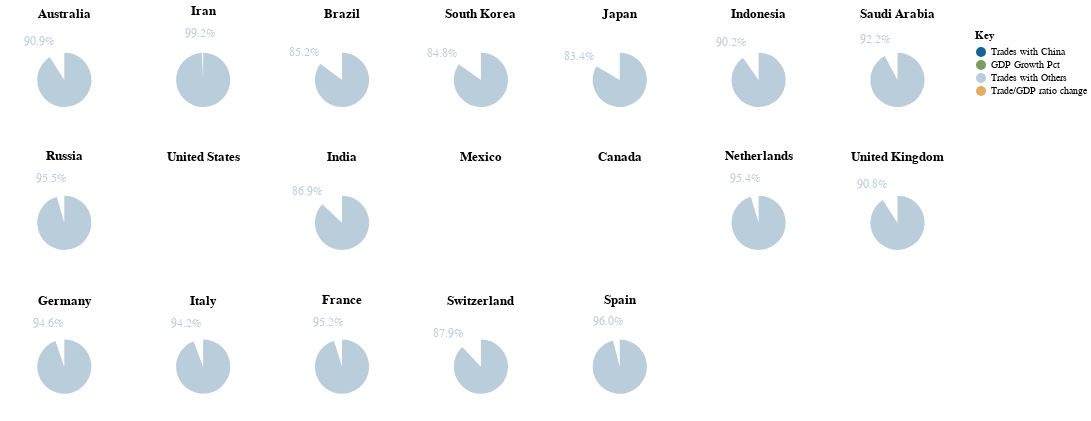

Here is the notebook cell this chart was saved with:
### Code cell
my_altair.get_nafta_section_1a()

### Figure 1 — Vega-Lite specification as saved in the notebook (floating-point values rounded to 4 significant figures; data arrays with more than 128 entries replaced by an {"elided": "..."} marker saying what was removed)
{"config": {"view": {"continuousWidth": 400, "continuousHeight": 300}, "title": {"baseline": "line-top", "dy": -5}}, "vconcat": [{"hconcat": [{"layer": [{"mark": {"type": "arc", "outerRadius": 27.14}, "encoding": {"color": {"field": "isChinaPartner", "legend": {"title": "Key"}, "scale": {"domain": ["Trades with China", "GDP Growth Pct", "Trades with Others", "Trade/GDP ratio change"], "range": ["#156296", "#799D5E", "#B9CDDB", "#E4AB65"]}, "type": "nominal"}, "theta": {"field": "total_trade", "type": "quantitative"}, "tooltip": {"field": "total_trade", "format": "$,.0f", "type": "quantitative"}}, "selection": {"Year": {"type": "single", "bind": {"input": "range", "max": 2020, "min": 2014, "step": 1}, "fields": ["Year"], "init": {"Year": 2020}}}, "transform": [{"filter": {"equal": "Australia", "field": "Country"}}]}, {"mark": {"type": "text", "radius": 46.67, "size": 12}, "encoding": {"color": {"field": "isChinaPartner", "legend": {"title": "Key"}, "scale": {"domain": ["Trades with China", "GDP Growth Pct", "Trades with Others", "Trade/GDP ratio change"], "range": ["#156296", "#799D5E", "#B9CDDB", "#E4AB65"]}, "type": "nominal"}, "text": {"field": "PercentOfTotal", "format": ".1%", "type": "quantitative"}, "theta": {"field": "total_trade", "type": "quantitative"}, "tooltip": {"field": "total_trade", "format": "$,.0f", "type": "quantitative"}}, "transform": [{"calculate": "datum.total_trade / datum.total_toWorld_trade", "as": "PercentOfTotal"}, {"filter": {"equal": "Australia", "field": "Country"}}]}], "height": 100.0, "title": "Australia", "transform": [{"filter": {"selection": "Year"}}], "width": 118.8}, {"layer": [{"mark": {"type": "arc", "outerRadius": 27.14}, "encoding": {"color": {"field": "isChinaPartner", "legend": {"title": "Key"}, "scale": {"domain": ["Trades with China", "GDP Growth Pct", "Trades with Others", "Trade/GDP ratio change"], "range": ["#156296", "#799D5E", "#B9CDDB", "#E4AB65"]}, "type": "nominal"}, "theta": {"field": "total_trade", "type": "quantitative"}, "tooltip": {"field": "total_trade", "format": "$,.0f", "type": "quantitative"}}, "selection": {"Year": {"type": "single", "bind": {"input": "range", "max": 2020, "min": 2014, "step": 1}, "fields": ["Year"], "init": {"Year": 2020}}}, "transform": [{"filter": {"equal": "Iran", "field": "Country"}}]}, {"mark": {"type": "text", "radius": 46.67, "size": 12}, "encoding": {"color": {"field": "isChinaPartner", "legend": {"title": "Key"}, "scale": {"domain": ["Trades with China", "GDP Growth Pct", "Trades with Others", "Trade/GDP ratio change"], "range": ["#156296", "#799D5E", "#B9CDDB", "#E4AB65"]}, "type": "nominal"}, "text": {"field": "PercentOfTotal", "format": ".1%", "type": "quantitative"}, "theta": {"field": "total_trade", "type": "quantitative"}, "tooltip": {"field": "total_trade", "format": "$,.0f", "type": "quantitative"}}, "transform": [{"calculate": "datum.total_trade / datum.total_toWorld_trade", "as": "PercentOfTotal"}, {"filter": {"equal": "Iran", "field": "Country"}}]}], "height": 100.0, "title": "Iran", "transform": [{"filter": {"selection": "Year"}}], "width": 118.8}, {"layer": [{"mark": {"type": "arc", "outerRadius": 27.14}, "encoding": {"color": {"field": "isChinaPartner", "legend": {"title": "Key"}, "scale": {"domain": ["Trades with China", "GDP Growth Pct", "Trades with Others", "Trade/GDP ratio change"], "range": ["#156296", "#799D5E", "#B9CDDB", "#E4AB65"]}, "type": "nominal"}, "theta": {"field": "total_trade", "type": "quantitative"}, "tooltip": {"field": "total_trade", "format": "$,.0f", "type": "quantitative"}}, "selection": {"Year": {"type": "single", "bind": {"input": "range", "max": 2020, "min": 2014, "step": 1}, "fields": ["Year"], "init": {"Year": 2020}}}, "transform": [{"filter": {"equal": "Brazil", "field": "Country"}}]}, {"mark": {"type": "text", "radius": 46.67, "size": 12}, "encoding": {"color": {"field": "isChinaPartner", "legend": {"title": "Key"}, "scale": {"domain": ["Trades with China", "GDP Growth Pct", "Trades with Others", "Trade/GDP ratio change"], "range": ["#156296", "#799D5E", "#B9CDDB", "#E4AB65"]}, "type": "nominal"}, "text": {"field": "PercentOfTotal", "format": ".1%", "type": "quantitative"}, "theta": {"field": "total_trade", "type": "quantitative"}, "tooltip": {"field": "total_trade", "format": "$,.0f", "type": "quantitative"}}, "transform": [{"calculate": "datum.total_trade / datum.total_toWorld_trade", "as": "PercentOfTotal"}, {"filter": {"equal": "Brazil", "field": "Country"}}]}], "height": 100.0, "title": "Brazil", "transform": [{"filter": {"selection": "Year"}}], "width": 118.8}, {"layer": [{"mark": {"type": "arc", "outerRadius": 27.14}, "encoding": {"color": {"field": "isChinaPartner", "legend": {"title": "Key"}, "scale": {"domain": ["Trades with China", "GDP Growth Pct", "Trades with Others", "Trade/GDP ratio change"], "range": ["#156296", "#799D5E", "#B9CDDB", "#E4AB65"]}, "type": "nominal"}, "theta": {"field": "total_trade", "type": "quantitative"}, "tooltip": {"field": "total_trade", "format": "$,.0f", "type": "quantitative"}}, "selection": {"Year": {"type": "single", "bind": {"input": "range", "max": 2020, "min": 2014, "step": 1}, "fields": ["Year"], "init": {"Year": 2020}}}, "transform": [{"filter": {"equal": "South Korea", "field": "Country"}}]}, {"mark": {"type": "text", "radius": 46.67, "size": 12}, "encoding": {"color": {"field": "isChinaPartner", "legend": {"title": "Key"}, "scale": {"domain": ["Trades with China", "GDP Growth Pct", "Trades with Others", "Trade/GDP ratio change"], "range": ["#156296", "#799D5E", "#B9CDDB", "#E4AB65"]}, "type": "nominal"}, "text": {"field": "PercentOfTotal", "format": ".1%", "type": "quantitative"}, "theta": {"field": "total_trade", "type": "quantitative"}, "tooltip": {"field": "total_trade", "format": "$,.0f", "type": "quantitative"}}, "transform": [{"calculate": "datum.total_trade / datum.total_toWorld_trade", "as": "PercentOfTotal"}, {"filter": {"equal": "South Korea", "field": "Country"}}]}], "height": 100.0, "title": "South Korea", "transform": [{"filter": {"selection": "Year"}}], "width": 118.8}, {"layer": [{"mark": {"type": "arc", "outerRadius": 27.14}, "encoding": {"color": {"field": "isChinaPartner", "legend": {"title": "Key"}, "scale": {"domain": ["Trades with China", "GDP Growth Pct", "Trades with Others", "Trade/GDP ratio change"], "range": ["#156296", "#799D5E", "#B9CDDB", "#E4AB65"]}, "type": "nominal"}, "theta": {"field": "total_trade", "type": "quantitative"}, "tooltip": {"field": "total_trade", "format": "$,.0f", "type": "quantitative"}}, "selection": {"Year": {"type": "single", "bind": {"input": "range", "max": 2020, "min": 2014, "step": 1}, "fields": ["Year"], "init": {"Year": 2020}}}, "transform": [{"filter": {"equal": "Japan", "field": "Country"}}]}, {"mark": {"type": "text", "radius": 46.67, "size": 12}, "encoding": {"color": {"field": "isChinaPartner", "legend": {"title": "Key"}, "scale": {"domain": ["Trades with China", "GDP Growth Pct", "Trades with Others", "Trade/GDP ratio change"], "range": ["#156296", "#799D5E", "#B9CDDB", "#E4AB65"]}, "type": "nominal"}, "text": {"field": "PercentOfTotal", "format": ".1%", "type": "quantitative"}, "theta": {"field": "total_trade", "type": "quantitative"}, "tooltip": {"field": "total_trade", "format": "$,.0f", "type": "quantitative"}}, "transform": [{"calculate": "datum.total_trade / datum.total_toWorld_trade", "as": "PercentOfTotal"}, {"filter": {"equal": "Japan", "field": "Country"}}]}], "height": 100.0, "title": "Japan", "transform": [{"filter": {"selection": "Year"}}], "width": 118.8}, {"layer": [{"mark": {"type": "arc", "outerRadius": 27.14}, "encoding": {"color": {"field": "isChinaPartner", "legend": {"title": "Key"}, "scale": {"domain": ["Trades with China", "GDP Growth Pct", "Trades with Others", "Trade/GDP ratio change"], "range": ["#156296", "#799D5E", "#B9CDDB", "#E4AB65"]}, "type": "nominal"}, "theta": {"field": "total_trade", "type": "quantitative"}, "tooltip": {"field": "total_trade", "format": "$,.0f", "type": "quantitative"}}, "selection": {"Year": {"type": "single", "bind": {"input": "range", "max": 2020, "min": 2014, "step": 1}, "fields": ["Year"], "init": {"Year": 2020}}}, "transform": [{"filter": {"equal": "Indonesia", "field": "Country"}}]}, {"mark": {"type": "text", "radius": 46.67, "size": 12}, "encoding": {"color": {"field": "isChinaPartner", "legend": {"title": "Key"}, "scale": {"domain": ["Trades with China", "GDP Growth Pct", "Trades with Others", "Trade/GDP ratio change"], "range": ["#156296", "#799D5E", "#B9CDDB", "#E4AB65"]}, "type": "nominal"}, "text": {"field": "PercentOfTotal", "format": ".1%", "type": "quantitative"}, "theta": {"field": "total_trade", "type": "quantitative"}, "tooltip": {"field": "total_trade", "format": "$,.0f", "type": "quantitative"}}, "transform": [{"calculate": "datum.total_trade / datum.total_toWorld_trade", "as": "PercentOfTotal"}, {"filter": {"equal": "Indonesia", "field": "Country"}}]}], "height": 100.0, "title": "Indonesia", "transform": [{"filter": {"selection": "Year"}}], "width": 118.8}, {"layer": [{"mark": {"type": "arc", "outerRadius": 27.14}, "encoding": {"color": {"field": "isChinaPartner", "legend": {"title": "Key"}, "scale": {"domain": ["Trades with China", "GDP Growth Pct", "Trades with Others", "Trade/GDP ratio change"], "range": ["#156296", "#799D5E", "#B9CDDB", "#E4AB65"]}, "type": "nominal"}, "theta": {"field": "total_trade", "type": "quantitative"}, "tooltip": {"field": "total_trade", "format": "$,.0f", "type": "quantitative"}}, "selection": {"Year": {"type": "single", "bind": {"input": "range", "max": 2020, "min": 2014, "step": 1}, "fields": ["Year"], "init": {"Year": 2020}}}, "transform": [{"filter": {"equal": "Saudi Arabia", "field": "Country"}}]}, {"mark": {"type": "text", "radius": 46.67, "size": 12}, "encoding": {"color": {"field": "isChinaPartner", "legend": {"title": "Key"}, "scale": {"domain": ["Trades with China", "GDP Growth Pct", "Trades with Others", "Trade/GDP ratio change"], "range": ["#156296", "#799D5E", "#B9CDDB", "#E4AB65"]}, "type": "nominal"}, "text": {"field": "PercentOfTotal", "format": ".1%", "type": "quantitative"}, "theta": {"field": "total_trade", "type": "quantitative"}, "tooltip": {"field": "total_trade", "format": "$,.0f", "type": "quantitative"}}, "transform": [{"calculate": "datum.total_trade / datum.total_toWorld_trade", "as": "PercentOfTotal"}, {"filter": {"equal": "Saudi Arabia", "field": "Country"}}]}], "height": 100.0, "title": "Saudi Arabia", "transform": [{"filter": {"selection": "Year"}}], "width": 118.8}]}, {"hconcat": [{"layer": [{"mark": {"type": "arc", "outerRadius": 27.14}, "encoding": {"color": {"field": "isChinaPartner", "legend": {"title": "Key"}, "scale": {"domain": ["Trades with China", "GDP Growth Pct", "Trades with Others", "Trade/GDP ratio change"], "range": ["#156296", "#799D5E", "#B9CDDB", "#E4AB65"]}, "type": "nominal"}, "theta": {"field": "total_trade", "type": "quantitative"}, "tooltip": {"field": "total_trade", "format": "$,.0f", "type": "quantitative"}}, "selection": {"Year": {"type": "single", "bind": {"input": "range", "max": 2020, "min": 2014, "step": 1}, "fields": ["Year"], "init": {"Year": 2020}}}, "transform": [{"filter": {"equal": "Russia", "field": "Country"}}]}, {"mark": {"type": "text", "radius": 46.67, "size": 12}, "encoding": {"color": {"field": "isChinaPartner", "legend": {"title": "Key"}, "scale": {"domain": ["Trades with China", "GDP Growth Pct", "Trades with Others", "Trade/GDP ratio change"], "range": ["#156296", "#799D5E", "#B9CDDB", "#E4AB65"]}, "type": "nominal"}, "text": {"field": "PercentOfTotal", "format": ".1%", "type": "quantitative"}, "theta": {"field": "total_trade", "type": "quantitative"}, "tooltip": {"field": "total_trade", "format": "$,.0f", "type": "quantitative"}}, "transform": [{"calculate": "datum.total_trade / datum.total_toWorld_trade", "as": "PercentOfTotal"}, {"filter": {"equal": "Russia", "field": "Country"}}]}], "height": 100.0, "title": "Russia", "transform": [{"filter": {"selection": "Year"}}], "width": 118.8}, {"layer": [{"mark": {"type": "arc", "outerRadius": 27.14}, "encoding": {"color": {"field": "isChinaPartner", "legend": {"title": "Key"}, "scale": {"domain": ["Trades with China", "GDP Growth Pct", "Trades with Others", "Trade/GDP ratio change"], "range": ["#156296", "#799D5E", "#B9CDDB", "#E4AB65"]}, "type": "nominal"}, "theta": {"field": "total_trade", "type": "quantitative"}, "tooltip": {"field": "total_trade", "format": "$,.0f", "type": "quantitative"}}, "selection": {"Year": {"type": "single", "bind": {"input": "range", "max": 2020, "min": 2014, "step": 1}, "fields": ["Year"], "init": {"Year": 2020}}}, "transform": [{"filter": {"equal": "United States", "field": "Country"}}]}, {"mark": {"type": "text", "radius": 46.67, "size": 12}, "encoding": {"color": {"field": "isChinaPartner", "legend": {"title": "Key"}, "scale": {"domain": ["Trades with China", "GDP Growth Pct", "Trades with Others", "Trade/GDP ratio change"], "range": ["#156296", "#799D5E", "#B9CDDB", "#E4AB65"]}, "type": "nominal"}, "text": {"field": "PercentOfTotal", "format": ".1%", "type": "quantitative"}, "theta": {"field": "total_trade", "type": "quantitative"}, "tooltip": {"field": "total_trade", "format": "$,.0f", "type": "quantitative"}}, "transform": [{"calculate": "datum.total_trade / datum.total_toWorld_trade", "as": "PercentOfTotal"}, {"filter": {"equal": "United States", "field": "Country"}}]}], "height": 100.0, "title": "United States", "transform": [{"filter": {"selection": "Year"}}], "width": 118.8}, {"layer": [{"mark": {"type": "arc", "outerRadius": 27.14}, "encoding": {"color": {"field": "isChinaPartner", "legend": {"title": "Key"}, "scale": {"domain": ["Trades with China", "GDP Growth Pct", "Trades with Others", "Trade/GDP ratio change"], "range": ["#156296", "#799D5E", "#B9CDDB", "#E4AB65"]}, "type": "nominal"}, "theta": {"field": "total_trade", "type": "quantitative"}, "tooltip": {"field": "total_trade", "format": "$,.0f", "type": "quantitative"}}, "selection": {"Year": {"type": "single", "bind": {"input": "range", "max": 2020, "min": 2014, "step": 1}, "fields": ["Year"], "init": {"Year": 2020}}}, "transform": [{"filter": {"equal": "India", "field": "Country"}}]}, {"mark": {"type": "text", "radius": 46.67, "size": 12}, "encoding": {"color": {"field": "isChinaPartner", "legend": {"title": "Key"}, "scale": {"domain": ["Trades with China", "GDP Growth Pct", "Trades with Others", "Trade/GDP ratio change"], "range": ["#156296", "#799D5E", "#B9CDDB", "#E4AB65"]}, "type": "nominal"}, "text": {"field": "PercentOfTotal", "format": ".1%", "type": "quantitative"}, "theta": {"field": "total_trade", "type": "quantitative"}, "tooltip": {"field": "total_trade", "format": "$,.0f", "type": "quantitative"}}, "transform": [{"calculate": "datum.total_trade / datum.total_toWorld_trade", "as": "PercentOfTotal"}, {"filter": {"equal": "India", "field": "Country"}}]}], "height": 100.0, "title": "India", "transform": [{"filter": {"selection": "Year"}}], "width": 118.8}, {"layer": [{"mark": {"type": "arc", "outerRadius": 27.14}, "encoding": {"color": {"field": "isChinaPartner", "legend": {"title": "Key"}, "scale": {"domain": ["Trades with China", "GDP Growth Pct", "Trades with Others", "Trade/GDP ratio change"], "range": ["#156296", "#799D5E", "#B9CDDB", "#E4AB65"]}, "type": "nominal"}, "theta": {"field": "total_trade", "type": "quantitative"}, "tooltip": {"field": "total_trade", "format": "$,.0f", "type": "quantitative"}}, "selection": {"Year": {"type": "single", "bind": {"input": "range", "max": 2020, "min": 2014, "step": 1}, "fields": ["Year"], "init": {"Year": 2020}}}, "transform": [{"filter": {"equal": "Mexico", "field": "Country"}}]}, {"mark": {"type": "text", "radius": 46.67, "size": 12}, "encoding": {"color": {"field": "isChinaPartner", "legend": {"title": "Key"}, "scale": {"domain": ["Trades with China", "GDP Growth Pct", "Trades with Others", "Trade/GDP ratio change"], "range": ["#156296", "#799D5E", "#B9CDDB", "#E4AB65"]}, "type": "nominal"}, "text": {"field": "PercentOfTotal", "format": ".1%", "type": "quantitative"}, "theta": {"field": "total_trade", "type": "quantitative"}, "tooltip": {"field": "total_trade", "format": "$,.0f", "type": "quantitative"}}, "transform": [{"calculate": "datum.total_trade / datum.total_toWorld_trade", "as": "PercentOfTotal"}, {"filter": {"equal": "Mexico", "field": "Country"}}]}], "height": 100.0, "title": "Mexico", "transform": [{"filter": {"selection": "Year"}}], "width": 118.8}, {"layer": [{"mark": {"type": "arc", "outerRadius": 27.14}, "encoding": {"color": {"field": "isChinaPartner", "legend": {"title": "Key"}, "scale": {"domain": ["Trades with China", "GDP Growth Pct", "Trades with Others", "Trade/GDP ratio change"], "range": ["#156296", "#799D5E", "#B9CDDB", "#E4AB65"]}, "type": "nominal"}, "theta": {"field": "total_trade", "type": "quantitative"}, "tooltip": {"field": "total_trade", "format": "$,.0f", "type": "quantitative"}}, "selection": {"Year": {"type": "single", "bind": {"input": "range", "max": 2020, "min": 2014, "step": 1}, "fields": ["Year"], "init": {"Year": 2020}}}, "transform": [{"filter": {"equal": "Canada", "field": "Country"}}]}, {"mark": {"type": "text", "radius": 46.67, "size": 12}, "encoding": {"color": {"field": "isChinaPartner", "legend": {"title": "Key"}, "scale": {"domain": ["Trades with China", "GDP Growth Pct", "Trades with Others", "Trade/GDP ratio change"], "range": ["#156296", "#799D5E", "#B9CDDB", "#E4AB65"]}, "type": "nominal"}, "text": {"field": "PercentOfTotal", "format": ".1%", "type": "quantitative"}, "theta": {"field": "total_trade", "type": "quantitative"}, "tooltip": {"field": "total_trade", "format": "$,.0f", "type": "quantitative"}}, "transform": [{"calculate": "datum.total_trade / datum.total_toWorld_trade", "as": "PercentOfTotal"}, {"filter": {"equal": "Canada", "field": "Country"}}]}], "height": 100.0, "title": "Canada", "transform": [{"filter": {"selection": "Year"}}], "width": 118.8}, {"layer": [{"mark": {"type": "arc", "outerRadius": 27.14}, "encoding": {"color": {"field": "isChinaPartner", "legend": {"title": "Key"}, "scale": {"domain": ["Trades with China", "GDP Growth Pct", "Trades with Others", "Trade/GDP ratio change"], "range": ["#156296", "#799D5E", "#B9CDDB", "#E4AB65"]}, "type": "nominal"}, "theta": {"field": "total_trade", "type": "quantitative"}, "tooltip": {"field": "total_trade", "format": "$,.0f", "type": "quantitative"}}, "selection": {"Year": {"type": "single", "bind": {"input": "range", "max": 2020, "min": 2014, "step": 1}, "fields": ["Year"], "init": {"Year": 2020}}}, "transform": [{"filter": {"equal": "Netherlands", "field": "Country"}}]}, {"mark": {"type": "text", "radius": 46.67, "size": 12}, "encoding": {"color": {"field": "isChinaPartner", "legend": {"title": "Key"}, "scale": {"domain": ["Trades with China", "GDP Growth Pct", "Trades with Others", "Trade/GDP ratio change"], "range": ["#156296", "#799D5E", "#B9CDDB", "#E4AB65"]}, "type": "nominal"}, "text": {"field": "PercentOfTotal", "format": ".1%", "type": "quantitative"}, "theta": {"field": "total_trade", "type": "quantitative"}, "tooltip": {"field": "total_trade", "format": "$,.0f", "type": "quantitative"}}, "transform": [{"calculate": "datum.total_trade / datum.total_toWorld_trade", "as": "PercentOfTotal"}, {"filter": {"equal": "Netherlands", "field": "Country"}}]}], "height": 100.0, "title": "Netherlands", "transform": [{"filter": {"selection": "Year"}}], "width": 118.8}, {"layer": [{"mark": {"type": "arc", "outerRadius": 27.14}, "encoding": {"color": {"field": "isChinaPartner", "legend": {"title": "Key"}, "scale": {"domain": ["Trades with China", "GDP Growth Pct", "Trades with Others", "Trade/GDP ratio change"], "range": ["#156296", "#799D5E", "#B9CDDB", "#E4AB65"]}, "type": "nominal"}, "theta": {"field": "total_trade", "type": "quantitative"}, "tooltip": {"field": "total_trade", "format": "$,.0f", "type": "quantitative"}}, "selection": {"Year": {"type": "single", "bind": {"input": "range", "max": 2020, "min": 2014, "step": 1}, "fields": ["Year"], "init": {"Year": 2020}}}, "transform": [{"filter": {"equal": "United Kingdom", "field": "Country"}}]}, {"mark": {"type": "text", "radius": 46.67, "size": 12}, "encoding": {"color": {"field": "isChinaPartner", "legend": {"title": "Key"}, "scale": {"domain": ["Trades with China", "GDP Growth Pct", "Trades with Others", "Trade/GDP ratio change"], "range": ["#156296", "#799D5E", "#B9CDDB", "#E4AB65"]}, "type": "nominal"}, "text": {"field": "PercentOfTotal", "format": ".1%", "type": "quantitative"}, "theta": {"field": "total_trade", "type": "quantitative"}, "tooltip": {"field": "total_trade", "format": "$,.0f", "type": "quantitative"}}, "transform": [{"calculate": "datum.total_trade / datum.total_toWorld_trade", "as": "PercentOfTotal"}, {"filter": {"equal": "United Kingdom", "field": "Country"}}]}], "height": 100.0, "title": "United Kingdom", "transform": [{"filter": {"selection": "Year"}}], "width": 118.8}]}, {"hconcat": [{"layer": [{"mark": {"type": "arc", "outerRadius": 27.14}, "encoding": {"color": {"field": "isChinaPartner", "legend": {"title": "Key"}, "scale": {"domain": ["Trades with China", "GDP Growth Pct", "Trades with Others", "Trade/GDP ratio change"], "range": ["#156296", "#799D5E", "#B9CDDB", "#E4AB65"]}, "type": "nominal"}, "theta": {"field": "total_trade", "type": "quantitative"}, "tooltip": {"field": "total_trade", "format": "$,.0f", "type": "quantitative"}}, "selection": {"Year": {"type": "single", "bind": {"input": "range", "max": 2020, "min": 2014, "step": 1}, "fields": ["Year"], "init": {"Year": 2020}}}, "transform": [{"filter": {"equal": "Germany", "field": "Country"}}]}, {"mark": {"type": "text", "radius": 46.67, "size": 12}, "encoding": {"color": {"field": "isChinaPartner", "legend": {"title": "Key"}, "scale": {"domain": ["Trades with China", "GDP Growth Pct", "Trades with Others", "Trade/GDP ratio change"], "range": ["#156296", "#799D5E", "#B9CDDB", "#E4AB65"]}, "type": "nominal"}, "text": {"field": "PercentOfTotal", "format": ".1%", "type": "quantitative"}, "theta": {"field": "total_trade", "type": "quantitative"}, "tooltip": {"field": "total_trade", "format": "$,.0f", "type": "quantitative"}}, "transform": [{"calculate": "datum.total_trade / datum.total_toWorld_trade", "as": "PercentOfTotal"}, {"filter": {"equal": "Germany", "field": "Country"}}]}], "height": 100.0, "title": "Germany", "transform": [{"filter": {"selection": "Year"}}], "width": 118.8}, {"layer": [{"mark": {"type": "arc", "outerRadius": 27.14}, "encoding": {"color": {"field": "isChinaPartner", "legend": {"title": "Key"}, "scale": {"domain": ["Trades with China", "GDP Growth Pct", "Trades with Others", "Trade/GDP ratio change"], "range": ["#156296", "#799D5E", "#B9CDDB", "#E4AB65"]}, "type": "nominal"}, "theta": {"field": "total_trade", "type": "quantitative"}, "tooltip": {"field": "total_trade", "format": "$,.0f", "type": "quantitative"}}, "selection": {"Year": {"type": "single", "bind": {"input": "range", "max": 2020, "min": 2014, "step": 1}, "fields": ["Year"], "init": {"Year": 2020}}}, "transform": [{"filter": {"equal": "Italy", "field": "Country"}}]}, {"mark": {"type": "text", "radius": 46.67, "size": 12}, "encoding": {"color": {"field": "isChinaPartner", "legend": {"title": "Key"}, "scale": {"domain": ["Trades with China", "GDP Growth Pct", "Trades with Others", "Trade/GDP ratio change"], "range": ["#156296", "#799D5E", "#B9CDDB", "#E4AB65"]}, "type": "nominal"}, "text": {"field": "PercentOfTotal", "format": ".1%", "type": "quantitative"}, "theta": {"field": "total_trade", "type": "quantitative"}, "tooltip": {"field": "total_trade", "format": "$,.0f", "type": "quantitative"}}, "transform": [{"calculate": "datum.total_trade / datum.total_toWorld_trade", "as": "PercentOfTotal"}, {"filter": {"equal": "Italy", "field": "Country"}}]}], "height": 100.0, "title": "Italy", "transform": [{"filter": {"selection": "Year"}}], "width": 118.8}, {"layer": [{"mark": {"type": "arc", "outerRadius": 27.14}, "encoding": {"color": {"field": "isChinaPartner", "legend": {"title": "Key"}, "scale": {"domain": ["Trades with China", "GDP Growth Pct", "Trades with Others", "Trade/GDP ratio change"], "range": ["#156296", "#799D5E", "#B9CDDB", "#E4AB65"]}, "type": "nominal"}, "theta": {"field": "total_trade", "type": "quantitative"}, "tooltip": {"field": "total_trade", "format": "$,.0f", "type": "quantitative"}}, "selection": {"Year": {"type": "single", "bind": {"input": "range", "max": 2020, "min": 2014, "step": 1}, "fields": ["Year"], "init": {"Year": 2020}}}, "transform": [{"filter": {"equal": "France", "field": "Country"}}]}, {"mark": {"type": "text", "radius": 46.67, "size": 12}, "encoding": {"color": {"field": "isChinaPartner", "legend": {"title": "Key"}, "scale": {"domain": ["Trades with China", "GDP Growth Pct", "Trades with Others", "Trade/GDP ratio change"], "range": ["#156296", "#799D5E", "#B9CDDB", "#E4AB65"]}, "type": "nominal"}, "text": {"field": "PercentOfTotal", "format": ".1%", "type": "quantitative"}, "theta": {"field": "total_trade", "type": "quantitative"}, "tooltip": {"field": "total_trade", "format": "$,.0f", "type": "quantitative"}}, "transform": [{"calculate": "datum.total_trade / datum.total_toWorld_trade", "as": "PercentOfTotal"}, {"filter": {"equal": "France", "field": "Country"}}]}], "height": 100.0, "title": "France", "transform": [{"filter": {"selection": "Year"}}], "width": 118.8}, {"layer": [{"mark": {"type": "arc", "outerRadius": 27.14}, "encoding": {"color": {"field": "isChinaPartner", "legend": {"title": "Key"}, "scale": {"domain": ["Trades with China", "GDP Growth Pct", "Trades with Others", "Trade/GDP ratio change"], "range": ["#156296", "#799D5E", "#B9CDDB", "#E4AB65"]}, "type": "nominal"}, "theta": {"field": "total_trade", "type": "quantitative"}, "tooltip": {"field": "total_trade", "format": "$,.0f", "type": "quantitative"}}, "selection": {"Year": {"type": "single", "bind": {"input": "range", "max": 2020, "min": 2014, "step": 1}, "fields": ["Year"], "init": {"Year": 2020}}}, "transform": [{"filter": {"equal": "Switzerland", "field": "Country"}}]}, {"mark": {"type": "text", "radius": 46.67, "size": 12}, "encoding": {"color": {"field": "isChinaPartner", "legend": {"title": "Key"}, "scale": {"domain": ["Trades with China", "GDP Growth Pct", "Trades with Others", "Trade/GDP ratio change"], "range": ["#156296", "#799D5E", "#B9CDDB", "#E4AB65"]}, "type": "nominal"}, "text": {"field": "PercentOfTotal", "format": ".1%", "type": "quantitative"}, "theta": {"field": "total_trade", "type": "quantitative"}, "tooltip": {"field": "total_trade", "format": "$,.0f", "type": "quantitative"}}, "transform": [{"calculate": "datum.total_trade / datum.total_toWorld_trade", "as": "PercentOfTotal"}, {"filter": {"equal": "Switzerland", "field": "Country"}}]}], "height": 100.0, "title": "Switzerland", "transform": [{"filter": {"selection": "Year"}}], "width": 118.8}, {"layer": [{"mark": {"type": "arc", "outerRadius": 27.14}, "encoding": {"color": {"field": "isChinaPartner", "legend": {"title": "Key"}, "scale": {"domain": ["Trades with China", "GDP Growth Pct", "Trades with Others", "Trade/GDP ratio change"], "range": ["#156296", "#799D5E", "#B9CDDB", "#E4AB65"]}, "type": "nominal"}, "theta": {"field": "total_trade", "type": "quantitative"}, "tooltip": {"field": "total_trade", "format": "$,.0f", "type": "quantitative"}}, "selection": {"Year": {"type": "single", "bind": {"input": "range", "max": 2020, "min": 2014, "step": 1}, "fields": ["Year"], "init": {"Year": 2020}}}, "transform": [{"filter": {"equal": "Spain", "field": "Country"}}]}, {"mark": {"type": "text", "radius": 46.67, "size": 12}, "encoding": {"color": {"field": "isChinaPartner", "legend": {"title": "Key"}, "scale": {"domain": ["Trades with China", "GDP Growth Pct", "Trades with Others", "Trade/GDP ratio change"], "range": ["#156296", "#799D5E", "#B9CDDB", "#E4AB65"]}, "type": "nominal"}, "text": {"field": "PercentOfTotal", "format": ".1%", "type": "quantitative"}, "theta": {"field": "total_trade", "type": "quantitative"}, "tooltip": {"field": "total_trade", "format": "$,.0f", "type": "quantitative"}}, "transform": [{"calculate": "datum.total_trade / datum.total_toWorld_trade", "as": "PercentOfTotal"}, {"filter": {"equal": "Spain", "field": "Country"}}]}], "height": 100.0, "title": "Spain", "transform": [{"filter": {"selection": "Year"}}], "width": 118.8}]}], "data": {"name": "data-3487360ff76132414277f78bbe406c5d"}, "$schema": "https://vega.github.io/schema/vega-lite/v4.17.0.json", "datasets": {"data-3487360ff76132414277f78bbe406c5d": {"elided": "476 records"}}}
